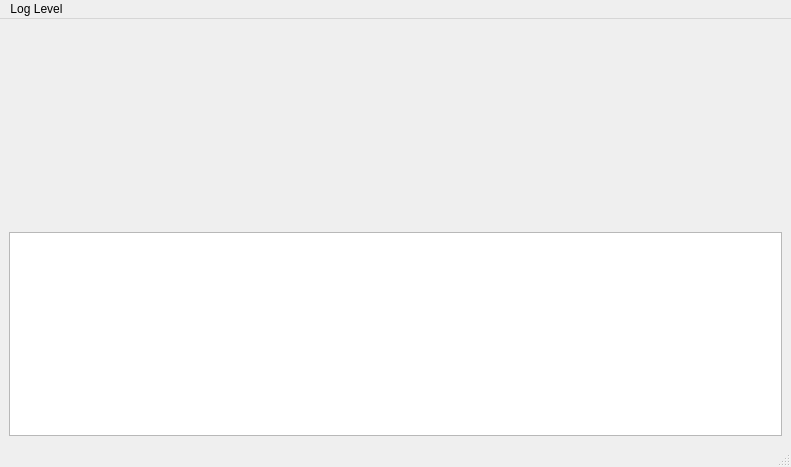
<?xml version="1.0" encoding="UTF-8"?>
<ui version="4.0">
 <class>MainWindow</class>
 <widget class="QMainWindow" name="MainWindow">
  <property name="geometry">
   <rect>
    <x>0</x>
    <y>0</y>
    <width>791</width>
    <height>467</height>
   </rect>
  </property>
  <property name="windowTitle">
   <string>MainWindow</string>
  </property>
  <widget class="QWidget" name="centralwidget">
   <layout class="QVBoxLayout" name="verticalLayout">
    <property name="sizeConstraint">
     <enum>QLayout::SetMinimumSize</enum>
    </property>
    <item>
     <spacer name="verticalSpacer_3">
      <property name="orientation">
       <enum>Qt::Vertical</enum>
      </property>
      <property name="sizeType">
       <enum>QSizePolicy::Expanding</enum>
      </property>
      <property name="sizeHint" stdset="0">
       <size>
        <width>20</width>
        <height>30</height>
       </size>
      </property>
     </spacer>
    </item>
    <item>
     <widget class="QTextEdit" name="textEdit">
      <property name="minimumSize">
       <size>
        <width>0</width>
        <height>100</height>
       </size>
      </property>
      <property name="maximumSize">
       <size>
        <width>16777215</width>
        <height>225</height>
       </size>
      </property>
      <property name="font">
       <font>
        <pointsize>10</pointsize>
       </font>
      </property>
      <property name="readOnly">
       <bool>true</bool>
      </property>
     </widget>
    </item>
   </layout>
  </widget>
  <widget class="QStatusBar" name="statusbar"/>
  <widget class="QMenuBar" name="menuBar">
   <property name="geometry">
    <rect>
     <x>0</x>
     <y>0</y>
     <width>791</width>
     <height>21</height>
    </rect>
   </property>
   <widget class="QMenu" name="menuLog_Level">
    <property name="title">
     <string>Log Level</string>
    </property>
    <addaction name="actionDISABLE"/>
    <addaction name="actionWARNING"/>
    <addaction name="actionINFO"/>
    <addaction name="actionDEBUG"/>
    <addaction name="actionVERBOSE"/>
   </widget>
   <addaction name="menuLog_Level"/>
  </widget>
  <action name="actionDISABLE">
   <property name="checkable">
    <bool>true</bool>
   </property>
   <property name="text">
    <string>DISABLE</string>
   </property>
  </action>
  <action name="actionWARNING">
   <property name="checkable">
    <bool>true</bool>
   </property>
   <property name="text">
    <string>WARNING</string>
   </property>
  </action>
  <action name="actionINFO">
   <property name="checkable">
    <bool>true</bool>
   </property>
   <property name="text">
    <string>INFO</string>
   </property>
  </action>
  <action name="actionDEBUG">
   <property name="checkable">
    <bool>true</bool>
   </property>
   <property name="text">
    <string>DEBUG</string>
   </property>
  </action>
  <action name="actionVERBOSE">
   <property name="checkable">
    <bool>true</bool>
   </property>
   <property name="text">
    <string>VERBOSE</string>
   </property>
  </action>
 </widget>
 <resources/>
 <connections/>
</ui>
